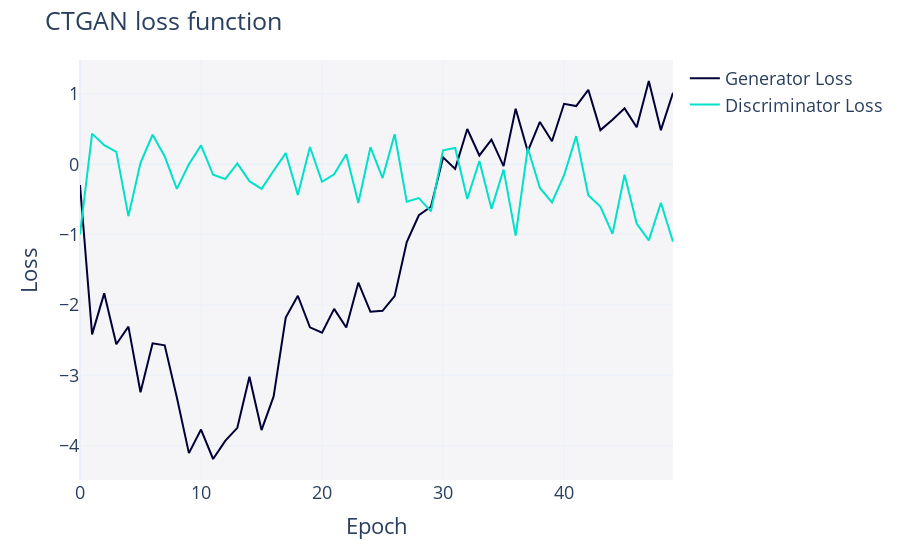

This figure's notebook cell:
### Code cell
fig = ctgan.get_loss_values_plot()
fig

### Figure 1 — Plotly figure (JSON) as saved in the notebook; plotly's stock layout.template omitted (floating-point values rounded to 4 significant figures)
{"data": [{"hovertemplate": "variable=Generator Loss<br>Epoch=%{x}<br>value=%{y}<extra></extra>", "legendgroup": "Generator Loss", "line": {"color": "#000036", "dash": "solid"}, "marker": {"symbol": "circle"}, "mode": "lines", "name": "Generator Loss", "orientation": "v", "showlegend": true, "type": "scatter", "x": [0, 1, 2, 3, 4, 5, 6, 7, 8, 9, 10, 11, 12, 13, 14, 15, 16, 17, 18, 19, 20, 21, 22, 23, 24, 25, 26, 27, 28, 29, 30, 31, 32, 33, 34, 35, 36, 37, 38, 39, 40, 41, 42, 43, 44, 45, 46, 47, 48, 49], "xaxis": "x", "y": [-0.2931, -2.418, -1.835, -2.558, -2.308, -3.241, -2.546, -2.574, -3.312, -4.107, -3.771, -4.191, -3.934, -3.748, -3.021, -3.779, -3.301, -2.179, -1.869, -2.318, -2.396, -2.056, -2.32, -1.683, -2.097, -2.084, -1.874, -1.104, -0.7236, -0.6032, 0.09923, -0.06464, 0.5025, 0.1265, 0.3516, -0.0249, 0.7904, 0.1837, 0.6027, 0.3293, 0.8614, 0.8298, 1.061, 0.4869, 0.6362, 0.7968, 0.5272, 1.186, 0.4865, 1.019], "yaxis": "y"}, {"hovertemplate": "variable=Discriminator Loss<br>Epoch=%{x}<br>value=%{y}<extra></extra>", "legendgroup": "Discriminator Loss", "line": {"color": "#01E0C9", "dash": "solid"}, "marker": {"symbol": "circle"}, "mode": "lines", "name": "Discriminator Loss", "orientation": "v", "showlegend": true, "type": "scatter", "x": [0, 1, 2, 3, 4, 5, 6, 7, 8, 9, 10, 11, 12, 13, 14, 15, 16, 17, 18, 19, 20, 21, 22, 23, 24, 25, 26, 27, 28, 29, 30, 31, 32, 33, 34, 35, 36, 37, 38, 39, 40, 41, 42, 43, 44, 45, 46, 47, 48, 49], "xaxis": "x", "y": [-0.9968, 0.437, 0.2739, 0.1789, -0.7369, 0.02135, 0.4213, 0.1134, -0.3487, 0.002461, 0.2701, -0.1478, -0.2087, 0.01364, -0.2389, -0.3482, -0.09087, 0.1596, -0.4362, 0.2464, -0.2477, -0.1407, 0.1443, -0.549, 0.2437, -0.1941, 0.4278, -0.533, -0.4796, -0.6684, 0.2006, 0.2341, -0.493, 0.04809, -0.6328, -0.07551, -1.014, 0.234, -0.3355, -0.5413, -0.1538, 0.4017, -0.4389, -0.5997, -0.9892, -0.1476, -0.8409, -1.081, -0.5452, -1.101], "yaxis": "y"}], "layout": {"font": {"size": 18}, "legend": {"orientation": "v", "title": {"text": ""}, "tracegroupgap": 0}, "margin": {"t": 60}, "plot_bgcolor": "#F5F5F8", "title": {"text": "CTGAN loss function"}, "xaxis": {"anchor": "y", "domain": [0, 1], "title": {"text": "Epoch"}}, "yaxis": {"anchor": "x", "domain": [0, 1], "title": {"text": "Loss"}}}}
